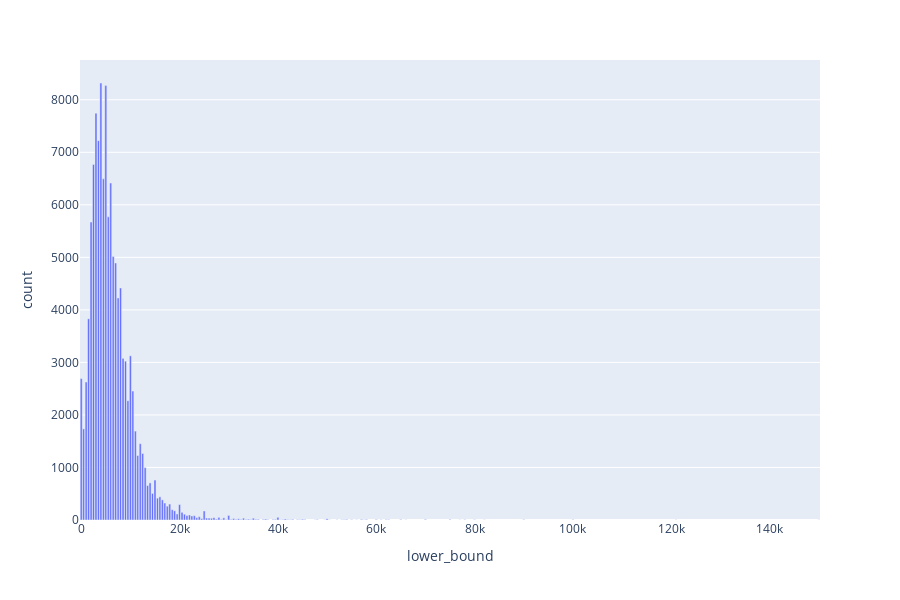

Write notebook code for a chart like this one.
### Markdown cell above
### Plot column distribution as a bar chart

### Code cell
import plotly.express as px

px.bar(df.loc[[500]], x='lower_bound', y='count', hover_data=['lower_bound', 'count', 'min', 'max', 'count_noise'])

### Figure 1 — Plotly figure (JSON) as saved in the notebook; plotly's stock layout.template omitted (floating-point values rounded to 4 significant figures; data arrays with more than 128 entries replaced by an {"elided": "..."} marker saying what was removed)
{"data": [{"alignmentgroup": "True", "customdata": {"elided": "119x5 float values"}, "hoverlabel": {"namelength": 0}, "hovertemplate": "lower_bound=%{customdata[0]}<br>count=%{customdata[1]}<br>min=%{customdata[2]}<br>max=%{customdata[3]}<br>count_noise=%{customdata[4]}", "legendgroup": "", "marker": {"color": "#636efa"}, "name": "", "offsetgroup": "", "orientation": "v", "showlegend": false, "textposition": "auto", "type": "bar", "x": [28000, 22500, 27000, 20000, 48000, 44000, 35000, 78000, 31000, 62500, 35500, 19500, 61000, 500, 26500, 1000, 39500, 3000, 100000, 43000, 47500, 15500, 22000, 41000, 30500, 6000, 29000, 18500, 70000, 12500, 25500, 65000, 34500, 53000, 25000, 2000, 14500, 20500, 5000, 50000, 17000, 32000, 26000, 44500, 53500, 16000, 77000, 11500, 90000, 57500, 8000, 11000, 12000, 80000, 3500, 9000, 38000, 41500, 36000, 40500, 37500, 33000, 16500, 8500, 19000, 23500, 21000, 17500, 30000, 42500, 82000, 39000, 62000, 9500, 45000, 37000, 7500, 150000, 49500, 34000, 56000, 2500, 18000, 14000, 55000, 45500, 13000, 7000, 0, 10500, 23000, 42000, 66000, 4500, 15000, 24500, 5500, 32500, 6500, 13500, 50500, 33500, 28500, 54000, 58000, 27500, 57000, 121000, 40000, 29500, 24000, 10000, 4000, 75000, 31500, 60000, 1500, 21500, 52000], "xaxis": "x", "y": [50, 77, 44, 293, 7, 7, 34, 5, 27, 6, 12, 115, 4, 1735, 33, 2627, 11, 7745, 6, 12, 2, 416, 96, 7, 12, 6415, 41, 196, 10, 1266, 37, 8, 8, 4, 172, 5673, 506, 146, 8270, 22, 323, 23, 36, 4, 5, 441, 2, 1227, 6, 2, 4417, 1692, 1452, 4, 7221, 3023, 7, 19, 13, 4, 17, 35, 383, 3077, 175, 45, 110, 263, 87, 5, 2, 8, 6, 2270, 13, 10, 4227, 2, 2, 16, 2, 6768, 303, 706, 5, 7, 997, 4893, 2692, 2455, 81, 7, 2, 6494, 760, 27, 5771, 11, 5016, 655, 2, 10, 12, 10, 9, 16, 10, 2, 51, 8, 63, 3125, 8319, 8, 12, 8, 3830, 83, 3], "yaxis": "y"}], "layout": {"barmode": "relative", "height": 600, "legend": {"tracegroupgap": 0}, "margin": {"t": 60}, "xaxis": {"anchor": "y", "domain": [0, 1], "title": {"text": "lower_bound"}}, "yaxis": {"anchor": "x", "domain": [0, 1], "title": {"text": "count"}}}}
